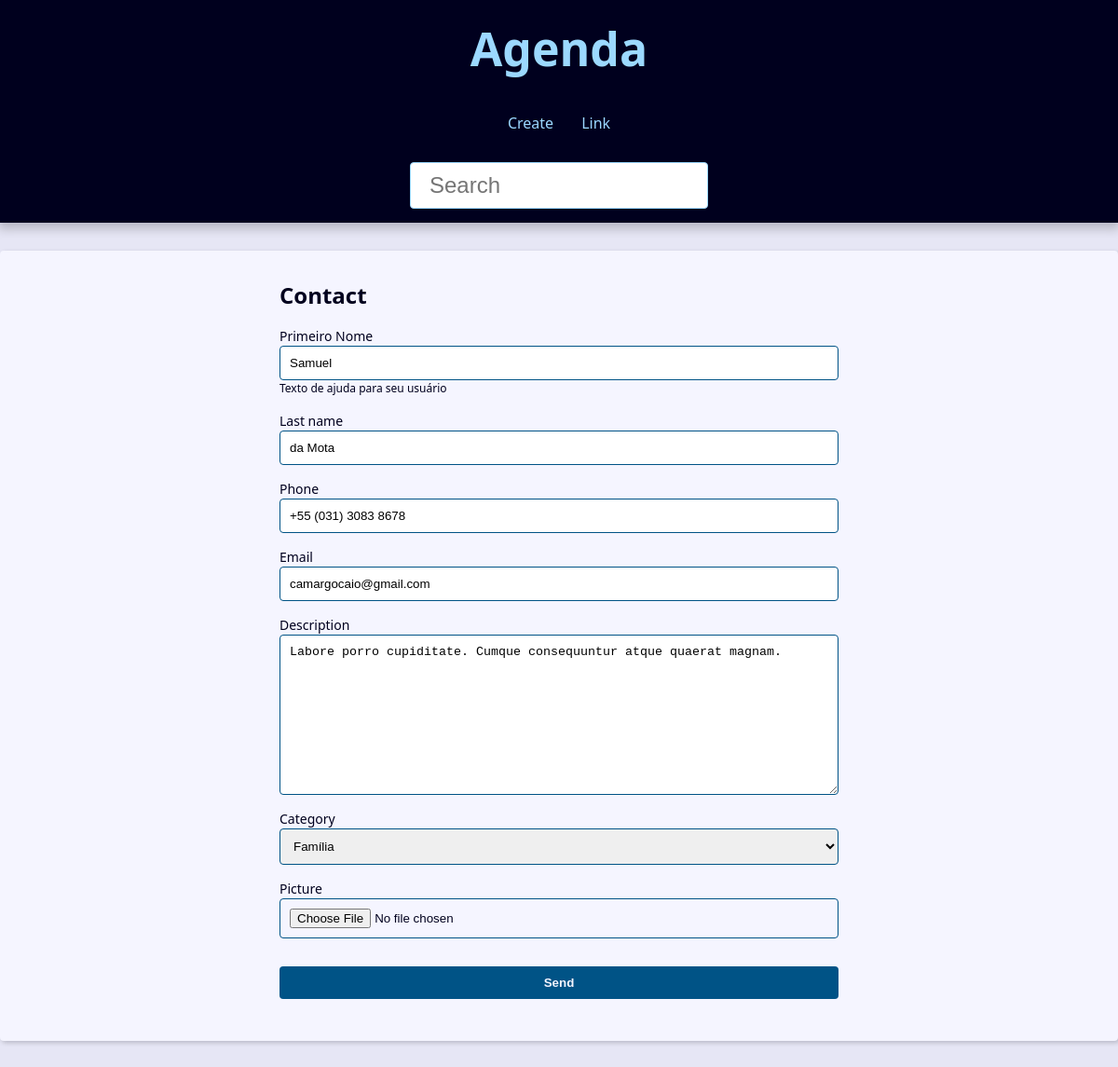
Screenshot of /contact/7/update/ with the database file from the repository.
### contact/models.py (models this page shows, shortened)
class Contact(models.Model):
    first_name = models.CharField(max_length=50)
    last_name = models.CharField(max_length=50, blank=True)
    phone = models.CharField(max_length=50)
    email = models.EmailField(max_length=254, blank=True)
    created_date = models.DateTimeField(default=timezone.now)
    description = models.TextField(blank=True)
    show = models.BooleanField(default=True)
    picture = models.ImageField(blank=True, upload_to='pictures/%Y/%m/')
    category = models.ForeignKey(Category, on_delete=models.SET_NULL, blank=True,null=True)
    owner = models.ForeignKey(User, on_delete=models.SET_NULL, blank=True,null=True)

### contact/views/contact_forms.py (the view, shortened to what this page needs)
# urls.py: path('contact/<int:contact_id>/update/', views.update, name="update"),
def update(request, contact_id):
    contact = get_object_or_404(Contact, pk=contact_id, show=True)
    form_action = reverse('contact:update', args=(contact_id,))
    context = {
        'form': ContactForm(instance=contact),
        'form_action': form_action
    }
    return render(
        request,
        'contact/create.html',
        context
    )

### contact/forms.py (shortened to what this page needs)
class ContactForm(forms.ModelForm):
    picture = forms.ImageField(
        widget=forms.FileInput(
            attrs={
                'accept': 'image/*'
            }
        )
    )
    class Meta:
        model = models.Contact
        fields = 'first_name','last_name','phone','email','description','category', 'picture',
    first_name = forms.CharField(
        widget=forms.TextInput(
            attrs={
                'class': 'classe-a classe-b',
                'placeholder': 'Aqui veio do init',
            }
        ),
        label='Primeiro Nome',
        help_text="Texto de ajuda para seu usuário"
    )

### contact/models.py (called while the page is built)
    def __str__(self):
        return self.name

### contact/templates/contact/create.html (shortened to what this page needs)
{% extends "global/base.html" %} {% block content %}
<div class="form-wrapper">
  <h2>Contact</h2>
  <form action="{{ form_action }}" method="POST" enctype="multipart/form-data">
    <div class="form-content">
      {% for field in form %}
      <div class="form-group">
        <label for="{{field.id_for_label}}">{{ field.label }}</label>
        {{field}}
        {% if field.help_text %}
        <p class="help-text">{{ field.help_text}}</p>
        {% endif %}
      </div>
      {% endfor %}
    </div>
    <div class="form-content">
      <div class="form-group">
        <button class="btn" type="sumit">Send</button>
      </div>
    </div>
  </form>
</div>
{% endblock content %}

### base_static/global/css/style.css (style rules this page uses)
:root { --spacing: 1.5rem; --link-dark-color: rgb(0, 83, 134); --link-light-color: rgb(156, 217, 255); --clr-white: rgb(245, 245, 255); --clr-black: rgb(0, 0, 30); --clr-light-gray: rgb(230, 230, 245); --clr-dark-shadow-5: rgba(0, 0, 10, 5%); --clr-dark-shadow-10: rgba(0, 0, 10, 10%); --clr-dark-shadow-20: rgba(0, 0, 10, 20%); --clr-light-shadow-5: rgba(200, 200, 255, 5%); --clr-light-shadow-10: rgba(200, 200, 255, 10%); --clr-light-shadow-20: rgba(200, 200, 255, 20%); --main-page-width: 120rem; --table-min-width: 60rem; --biggest-font-size: 5rem; --bigger-font-size: 4rem; --big-font-size: 3.2rem; --medium-font-size: 2.4rem; --small-font-size: 1.6rem; --smaller-font-size: 1.4rem; --smallest-font-size: 1.2rem; --transition-fast: 300ms; --transition-medium: 600ms; --transition-slow: 1s; --default-border-radius: 4px; }
*, *::before, *::after { margin: 0; padding: 0; box-sizing: border-box; }
html { font-size: 62.5%; }
body { font-family: system-ui, -apple-system, BlinkMacSystemFont, "Segoe UI", Roboto, Oxygen, Ubuntu, Cantarell, "Open Sans", "Helvetica Neue", sans-serif; line-height: 1.5; font-size: var(--small-font-size); color: var(--clr-black); -webkit-font-smoothing: antialiased; background: var(--clr-light-gray); }
.form-wrapper { max-width: 60rem; margin: var(--spacing) auto; }
.form-content { margin: var(--spacing) 0; }
.form-group { display: flex; flex-direction: column; padding-bottom: var(--spacing); }
.form-group p { margin: 1em 0; }
.form-group .help-text, .form-group .help-text ~ ul { margin: 0; font-size: var(--smallest-font-size); list-style: none; }
.form-group input, .form-group textarea, .form-group select { padding: 1rem; border-radius: var(--default-border-radius); border: 1px solid var(--link-dark-color); }
.form-group label { font-size: var(--smaller-font-size); }
.btn { background-color: var(--link-dark-color); color: var(--clr-white); font-weight: bold; border: none; padding: 1rem 2rem; border-radius: var(--default-border-radius); cursor: pointer; transition: filter var(--transition-fast) ease-in-out; }

### rows the page displays
Contact: form "Samuel" "da Mota" "+55 (031) 3083 8678" "camargocaio@gmail.com" "Labore porro cupiditate. Cumque consequuntur atque quaerat magnam." "Família"

### other values shown
{{ field.label }} "Primeiro Nome" "Last name" "Phone" "Email" "Description" "Category" "Picture"
{{ field.help_text }} "Texto de ajuda para seu usuário"
